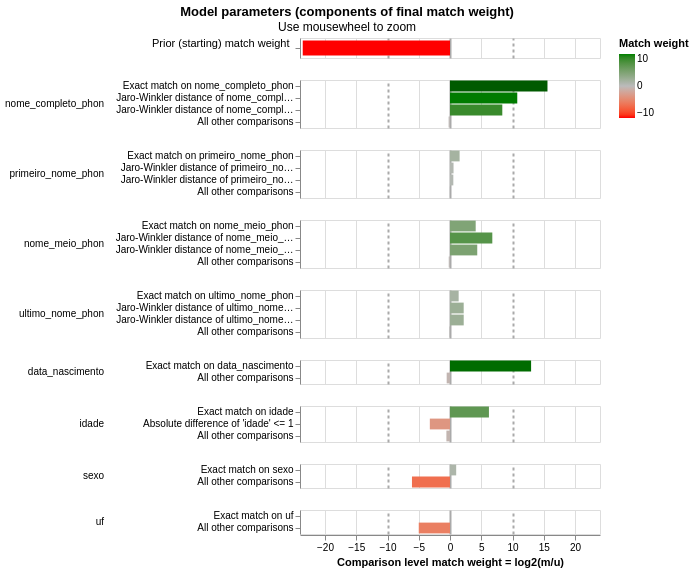

Notebook source saved alongside this figure:
### Markdown cell above
## Visualização pós-treino

Match weights e registros difíceis de linkar (unlinkables).

### Code cell
linker.visualisations.match_weights_chart()

### Figure 1 — Vega-Lite specification as saved in the notebook (floating-point values rounded to 4 significant figures)
{"config": {"view": {"continuousWidth": 300, "continuousHeight": 300, "discreteHeight": 60, "discreteWidth": 400}, "header": {"title": null}, "mark": {"tooltip": null}, "title": {"anchor": "middle"}}, "vconcat": [{"mark": {"type": "bar", "clip": true, "height": 15}, "encoding": {"color": {"field": "log2_bayes_factor", "scale": {"domain": [-10, 0, 10], "interpolate": "lab", "range": ["red", "#bbbbbb", "green"]}, "title": "Match weight", "type": "quantitative"}, "tooltip": [{"field": "comparison_name", "title": "Comparison name", "type": "nominal"}, {"field": "probability_two_random_records_match", "format": ".4f", "title": "Probability two random records match", "type": "nominal"}, {"field": "log2_bayes_factor", "format": ",.4f", "title": "Equivalent match weight", "type": "quantitative"}, {"field": "bayes_factor_description", "title": "Match weight description", "type": "nominal"}], "x": {"axis": {"domain": false, "gridColor": {"condition": {"test": "abs(datum.value / 10)  <= 1 & datum.value % 10 === 0", "value": "#aaa"}, "value": "#ddd"}, "gridDash": {"condition": {"test": "abs(datum.value / 10) == 1", "value": [3]}, "value": null}, "gridWidth": {"condition": {"test": "abs(datum.value / 10)  <= 1 & datum.value % 10 === 0", "value": 2}, "value": 1}, "labels": false, "ticks": false, "title": ""}, "field": "log2_bayes_factor", "scale": {"domain": [-24, 24]}, "type": "quantitative"}, "y": {"axis": {"title": "Prior (starting) match weight", "titleAlign": "right", "titleAngle": 0, "titleFontWeight": "normal"}, "field": "label_for_charts", "sort": {"field": "comparison_vector_value", "order": "descending"}, "type": "nominal"}}, "height": 20, "transform": [{"filter": "(datum.comparison_name == 'probability_two_random_records_match')"}]}, {"mark": {"type": "bar", "clip": true}, "encoding": {"color": {"field": "log2_bayes_factor", "scale": {"domain": [-10, 0, 10], "interpolate": "lab", "range": ["red", "#bbbbbb", "green"]}, "title": "Match weight", "type": "quantitative"}, "row": {"field": "comparison_name", "header": {"labelAlign": "left", "labelAnchor": "middle", "labelAngle": 0}, "sort": {"field": "comparison_sort_order"}, "type": "nominal"}, "tooltip": [{"field": "comparison_name", "title": "Comparison name", "type": "nominal"}, {"field": "label_for_charts", "title": "Label", "type": "ordinal"}, {"field": "sql_condition", "title": "SQL condition", "type": "nominal"}, {"field": "m_probability", "format": ".10~g", "title": "M probability", "type": "quantitative"}, {"field": "u_probability", "format": ".10~g", "title": "U probability", "type": "quantitative"}, {"field": "bayes_factor", "format": ",.6f", "title": "Bayes factor = m/u", "type": "quantitative"}, {"field": "log2_bayes_factor", "format": ".4~g", "title": "Match weight = log2(m/u)", "type": "quantitative"}, {"field": "bayes_factor_description", "title": "Match weight description", "type": "nominal"}, {"field": "m_probability_description", "title": "m probability description", "type": "nominal"}, {"field": "u_probability_description", "title": "u probability description", "type": "nominal"}], "x": {"axis": {"gridColor": {"condition": {"test": "abs(datum.value / 10)  <= 1 & datum.value % 10 === 0", "value": "#aaa"}, "value": "#ddd"}, "gridDash": {"condition": {"test": "abs(datum.value / 10) == 1", "value": [3]}, "value": null}, "gridWidth": {"condition": {"test": "abs(datum.value / 10)  <= 1 & datum.value % 10 === 0", "value": 2}, "value": 1}, "title": "Comparison level match weight = log2(m/u)"}, "field": "log2_bayes_factor", "scale": {"domain": [-24, 24]}, "type": "quantitative"}, "y": {"axis": {"title": null}, "field": "label_for_charts", "sort": {"field": "comparison_vector_value", "order": "descending"}, "type": "nominal"}}, "height": {"step": 12}, "resolve": {"axis": {"y": "independent"}, "scale": {"y": "independent"}}, "transform": [{"filter": "(datum.comparison_name != 'probability_two_random_records_match')"}]}], "data": {"name": "data-a4df5a143488e1578cad1907350f9519"}, "params": [{"name": "mouse_zoom", "select": {"type": "interval", "encodings": ["x"]}, "bind": "scales", "views": []}], "resolve": {"axis": {"y": "independent"}, "scale": {"y": "independent"}}, "title": {"text": "Model parameters (components of final match weight)", "subtitle": "Use mousewheel to zoom"}, "$schema": "https://vega.github.io/schema/vega-lite/v5.9.3.json", "datasets": {"data-a4df5a143488e1578cad1907350f9519": [{"comparison_name": "probability_two_random_records_match", "sql_condition": null, "label_for_charts": "", "m_probability": null, "u_probability": null, "m_probability_description": null, "u_probability_description": null, "has_tf_adjustments": false, "tf_adjustment_column": null, "tf_adjustment_weight": null, "is_null_level": false, "bayes_factor": 8.071e-08, "log2_bayes_factor": -23.56, "comparison_vector_value": 0, "max_comparison_vector_value": 0, "bayes_factor_description": "The probability that two random records drawn at random match is 0.000 or one in  12,389,613.4 records.This is equivalent to a starting match weight of -23.563.", "probability_two_random_records_match": 8.071e-08, "comparison_sort_order": -1}, {"comparison_name": "nome_completo_phon", "sql_condition": "\"nome_completo_phon_l\" = \"nome_completo_phon_r\"", "label_for_charts": "Exact match on nome_completo_phon", "m_probability": 0.1099, "u_probability": 2.22e-06, "m_probability_description": "Amongst matching record comparisons, 10.99% of records (i.e. one in 9.096) are in the exact match on nome_completo_phon comparison level", "u_probability_description": "Amongst non-matching record comparisons, 0.000222% of records (i.e. one in 450,494) are in the exact match on nome_completo_phon comparison level", "has_tf_adjustments": true, "tf_adjustment_column": "nome_completo_phon", "tf_adjustment_weight": 1.0, "is_null_level": false, "bayes_factor": 49530.0, "log2_bayes_factor": 15.6, "comparison_vector_value": 3, "max_comparison_vector_value": 3, "bayes_factor_description": "If comparison level is `exact match on nome_completo_phon` then comparison is 49,527 times more likely to be a match", "probability_two_random_records_match": 8.071e-08, "comparison_sort_order": 0}, {"comparison_name": "nome_completo_phon", "sql_condition": "jaro_winkler_similarity(\"nome_completo_phon_l\", \"nome_completo_phon_r\") >= 0.95", "label_for_charts": "Jaro-Winkler distance of nome_completo_phon >= 0.95", "m_probability": 0.01653, "u_probability": 9.513e-06, "m_probability_description": "Amongst matching record comparisons, 1.653% of records (i.e. one in 60.51) are in the jaro-winkler distance of nome_completo_phon >= 0.95 comparison level", "u_probability_description": "Amongst non-matching record comparisons, 0.0009513% of records (i.e. one in 105,115) are in the jaro-winkler distance of nome_completo_phon >= 0.95 comparison level", "has_tf_adjustments": false, "tf_adjustment_column": null, "tf_adjustment_weight": 1.0, "is_null_level": false, "bayes_factor": 1737.0, "log2_bayes_factor": 10.76, "comparison_vector_value": 2, "max_comparison_vector_value": 3, "bayes_factor_description": "If comparison level is `jaro-winkler distance of nome_completo_phon >= 0.95` then comparison is 1,737 times more likely to be a match", "probability_two_random_records_match": 8.071e-08, "comparison_sort_order": 0}, {"comparison_name": "nome_completo_phon", "sql_condition": "jaro_winkler_similarity(\"nome_completo_phon_l\", \"nome_completo_phon_r\") >= 0.92", "label_for_charts": "Jaro-Winkler distance of nome_completo_phon >= 0.92", "m_probability": 0.01736, "u_probability": 5.253e-05, "m_probability_description": "Amongst matching record comparisons, 1.736% of records (i.e. one in 57.59) are in the jaro-winkler distance of nome_completo_phon >= 0.92 comparison level", "u_probability_description": "Amongst non-matching record comparisons, 0.005253% of records (i.e. one in 19,035) are in the jaro-winkler distance of nome_completo_phon >= 0.92 comparison level", "has_tf_adjustments": false, "tf_adjustment_column": null, "tf_adjustment_weight": 1.0, "is_null_level": false, "bayes_factor": 330.5, "log2_bayes_factor": 8.369, "comparison_vector_value": 1, "max_comparison_vector_value": 3, "bayes_factor_description": "If comparison level is `jaro-winkler distance of nome_completo_phon >= 0.92` then comparison is 331 times more likely to be a match", "probability_two_random_records_match": 8.071e-08, "comparison_sort_order": 0}, {"comparison_name": "nome_completo_phon", "sql_condition": "ELSE", "label_for_charts": "All other comparisons", "m_probability": 0.8562, "u_probability": 0.9999, "m_probability_description": "Amongst matching record comparisons, 85.62% of records (i.e. one in 1.168) are in the all other comparisons comparison level", "u_probability_description": "Amongst non-matching record comparisons, 99.99% of records (i.e. one in 1) are in the all other comparisons comparison level", "has_tf_adjustments": false, "tf_adjustment_column": null, "tf_adjustment_weight": 1.0, "is_null_level": false, "bayes_factor": 0.8562, "log2_bayes_factor": -0.2239, "comparison_vector_value": 0, "max_comparison_vector_value": 3, "bayes_factor_description": "If comparison level is `all other comparisons` then comparison is 1.168 times less likely to be a match", "probability_two_random_records_match": 8.071e-08, "comparison_sort_order": 0}, {"comparison_name": "primeiro_nome_phon", "sql_condition": "\"primeiro_nome_phon_l\" = \"primeiro_nome_phon_r\"", "label_for_charts": "Exact match on primeiro_nome_phon", "m_probability": 0.03348, "u_probability": 0.01153, "m_probability_description": "Amongst matching record comparisons, 3.348% of records (i.e. one in 29.87) are in the exact match on primeiro_nome_phon comparison level", "u_probability_description": "Amongst non-matching record comparisons, 1.153% of records (i.e. one in 86.73) are in the exact match on primeiro_nome_phon comparison level", "has_tf_adjustments": true, "tf_adjustment_column": "primeiro_nome_phon", "tf_adjustment_weight": 1.0, "is_null_level": false, "bayes_factor": 2.903, "log2_bayes_factor": 1.538, "comparison_vector_value": 3, "max_comparison_vector_value": 3, "bayes_factor_description": "If comparison level is `exact match on primeiro_nome_phon` then comparison is 2.903 times more likely to be a match", "probability_two_random_records_match": 8.071e-08, "comparison_sort_order": 1}, {"comparison_name": "primeiro_nome_phon", "sql_condition": "jaro_winkler_similarity(\"primeiro_nome_phon_l\", \"primeiro_nome_phon_r\") >= 0.95", "label_for_charts": "Jaro-Winkler distance of primeiro_nome_phon >= 0.95", "m_probability": 0.001926, "u_probability": 0.0013, "m_probability_description": "Amongst matching record comparisons, 0.1926% of records (i.e. one in 519) are in the jaro-winkler distance of primeiro_nome_phon >= 0.95 comparison level", "u_probability_description": "Amongst non-matching record comparisons, 0.13% of records (i.e. one in 769) are in the jaro-winkler distance of primeiro_nome_phon >= 0.95 comparison level", "has_tf_adjustments": false, "tf_adjustment_column": null, "tf_adjustment_weight": 1.0, "is_null_level": false, "bayes_factor": 1.481, "log2_bayes_factor": 0.5663, "comparison_vector_value": 2, "max_comparison_vector_value": 3, "bayes_factor_description": "If comparison level is `jaro-winkler distance of primeiro_nome_phon >= 0.95` then comparison is 1.481 times more likely to be a match", "probability_two_random_records_match": 8.071e-08, "comparison_sort_order": 1}, {"comparison_name": "primeiro_nome_phon", "sql_condition": "jaro_winkler_similarity(\"primeiro_nome_phon_l\", \"primeiro_nome_phon_r\") >= 0.92", "label_for_charts": "Jaro-Winkler distance of primeiro_nome_phon >= 0.92", "m_probability": 0.00249, "u_probability": 0.001721, "m_probability_description": "Amongst matching record comparisons, 0.249% of records (i.e. one in 402) are in the jaro-winkler distance of primeiro_nome_phon >= 0.92 comparison level", "u_probability_description": "Amongst non-matching record comparisons, 0.1721% of records (i.e. one in 581) are in the jaro-winkler distance of primeiro_nome_phon >= 0.92 comparison level", "has_tf_adjustments": false, "tf_adjustment_column": null, "tf_adjustment_weight": 1.0, "is_null_level": false, "bayes_factor": 1.447, "log2_bayes_factor": 0.5328, "comparison_vector_value": 1, "max_comparison_vector_value": 3, "bayes_factor_description": "If comparison level is `jaro-winkler distance of primeiro_nome_phon >= 0.92` then comparison is 1.447 times more likely to be a match", "probability_two_random_records_match": 8.071e-08, "comparison_sort_order": 1}, {"comparison_name": "primeiro_nome_phon", "sql_condition": "ELSE", "label_for_charts": "All other comparisons", "m_probability": 0.9621, "u_probability": 0.9854, "m_probability_description": "Amongst matching record comparisons, 96.21% of records (i.e. one in 1.039) are in the all other comparisons comparison level", "u_probability_description": "Amongst non-matching record comparisons, 98.54% of records (i.e. one in 1.015) are in the all other comparisons comparison level", "has_tf_adjustments": false, "tf_adjustment_column": null, "tf_adjustment_weight": 1.0, "is_null_level": false, "bayes_factor": 0.9763, "log2_bayes_factor": -0.03458, "comparison_vector_value": 0, "max_comparison_vector_value": 3, "bayes_factor_description": "If comparison level is `all other comparisons` then comparison is 1.024 times less likely to be a match", "probability_two_random_records_match": 8.071e-08, "comparison_sort_order": 1}, {"comparison_name": "nome_meio_phon", "sql_condition": "\"nome_meio_phon_l\" = \"nome_meio_phon_r\"", "label_for_charts": "Exact match on nome_meio_phon", "m_probability": 0.124, "u_probability": 0.007179, "m_probability_description": "Amongst matching record comparisons, 12.4% of records (i.e. one in 8.066) are in the exact match on nome_meio_phon comparison level", "u_probability_description": "Amongst non-matching record comparisons, 0.7179% of records (i.e. one in 139) are in the exact match on nome_meio_phon comparison level", "has_tf_adjustments": true, "tf_adjustment_column": "nome_meio_phon", "tf_adjustment_weight": 1.0, "is_null_level": false, "bayes_factor": 17.27, "log2_bayes_factor": 4.11, "comparison_vector_value": 3, "max_comparison_vector_value": 3, "bayes_factor_description": "If comparison level is `exact match on nome_meio_phon` then comparison is 17.27 times more likely to be a match", "probability_two_random_records_match": 8.071e-08, "comparison_sort_order": 2}, {"comparison_name": "nome_meio_phon", "sql_condition": "jaro_winkler_similarity(\"nome_meio_phon_l\", \"nome_meio_phon_r\") >= 0.95", "label_for_charts": "Jaro-Winkler distance of nome_meio_phon >= 0.95", "m_probability": 0.007064, "u_probability": 6.473e-05, "m_probability_description": "Amongst matching record comparisons, 0.7064% of records (i.e. one in 142) are in the jaro-winkler distance of nome_meio_phon >= 0.95 comparison level", "u_probability_description": "Amongst non-matching record comparisons, 0.006473% of records (i.e. one in 15,448) are in the jaro-winkler distance of nome_meio_phon >= 0.95 comparison level", "has_tf_adjustments": false, "tf_adjustment_column": null, "tf_adjustment_weight": 1.0, "is_null_level": false, "bayes_factor": 109.1, "log2_bayes_factor": 6.77, "comparison_vector_value": 2, "max_comparison_vector_value": 3, "bayes_factor_description": "If comparison level is `jaro-winkler distance of nome_meio_phon >= 0.95` then comparison is 109 times more likely to be a match", "probability_two_random_records_match": 8.071e-08, "comparison_sort_order": 2}, {"comparison_name": "nome_meio_phon", "sql_condition": "jaro_winkler_similarity(\"nome_meio_phon_l\", \"nome_meio_phon_r\") >= 0.92", "label_for_charts": "Jaro-Winkler distance of nome_meio_phon >= 0.92", "m_probability": 0.007331, "u_probability": 0.0003571, "m_probability_description": "Amongst matching record comparisons, 0.7331% of records (i.e. one in 136) are in the jaro-winkler distance of nome_meio_phon >= 0.92 comparison level", "u_probability_description": "Amongst non-matching record comparisons, 0.03571% of records (i.e. one in 2,801) are in the jaro-winkler distance of nome_meio_phon >= 0.92 comparison level", "has_tf_adjustments": false, "tf_adjustment_column": null, "tf_adjustment_weight": 1.0, "is_null_level": false, "bayes_factor": 20.53, "log2_bayes_factor": 4.36, "comparison_vector_value": 1, "max_comparison_vector_value": 3, "bayes_factor_description": "If comparison level is `jaro-winkler distance of nome_meio_phon >= 0.92` then comparison is 20.53 times more likely to be a match", "probability_two_random_records_match": 8.071e-08, "comparison_sort_order": 2}, {"comparison_name": "nome_meio_phon", "sql_condition": "ELSE", "label_for_charts": "All other comparisons", "m_probability": 0.8616, "u_probability": 0.9924, "m_probability_description": "Amongst matching record comparisons, 86.16% of records (i.e. one in 1.161) are in the all other comparisons comparison level", "u_probability_description": "Amongst non-matching record comparisons, 99.24% of records (i.e. one in 1.008) are in the all other comparisons comparison level", "has_tf_adjustments": false, "tf_adjustment_column": null, "tf_adjustment_weight": 1.0, "is_null_level": false, "bayes_factor": 0.8682, "log2_bayes_factor": -0.2039, "comparison_vector_value": 0, "max_comparison_vector_value": 3, "bayes_factor_description": "If comparison level is `all other comparisons` then comparison is 1.152 times less likely to be a match", "probability_two_random_records_match": 8.071e-08, "comparison_sort_order": 2}, {"comparison_name": "ultimo_nome_phon", "sql_condition": "\"ultimo_nome_phon_l\" = \"ultimo_nome_phon_r\"", "label_for_charts": "Exact match on ultimo_nome_phon", "m_probability": 0.1043, "u_probability": 0.03993, "m_probability_description": "Amongst matching record comparisons, 10.43% of records (i.e. one in 9.59) are in the exact match on ultimo_nome_phon comparison level", "u_probability_description": "Amongst non-matching record comparisons, 3.993% of records (i.e. one in 25.04) are in the exact match on ultimo_nome_phon comparison level", "has_tf_adjustments": true, "tf_adjustment_column": "ultimo_nome_phon", "tf_adjustment_weight": 1.0, "is_null_level": false, "bayes_factor": 2.611, "log2_bayes_factor": 1.385, "comparison_vector_value": 3, "max_comparison_vector_value": 3, "bayes_factor_description": "If comparison level is `exact match on ultimo_nome_phon` then comparison is 2.611 times more likely to be a match", "probability_two_random_records_match": 8.071e-08, "comparison_sort_order": 3}, {"comparison_name": "ultimo_nome_phon", "sql_condition": "jaro_winkler_similarity(\"ultimo_nome_phon_l\", \"ultimo_nome_phon_r\") >= 0.95", "label_for_charts": "Jaro-Winkler distance of ultimo_nome_phon >= 0.95", "m_probability": 0.001236, "u_probability": 0.0002708, "m_probability_description": "Amongst matching record comparisons, 0.1236% of records (i.e. one in 809) are in the jaro-winkler distance of ultimo_nome_phon >= 0.95 comparison level", "u_probability_description": "Amongst non-matching record comparisons, 0.02708% of records (i.e. one in 3,692) are in the jaro-winkler distance of ultimo_nome_phon >= 0.95 comparison level", "has_tf_adjustments": false, "tf_adjustment_column": null, "tf_adjustment_weight": 1.0, "is_null_level": false, "bayes_factor": 4.564, "log2_bayes_factor": 2.19, "comparison_vector_value": 2, "max_comparison_vector_value": 3, "bayes_factor_description": "If comparison level is `jaro-winkler distance of ultimo_nome_phon >= 0.95` then comparison is 4.564 times more likely to be a match", "probability_two_random_records_match": 8.071e-08, "comparison_sort_order": 3}, {"comparison_name": "ultimo_nome_phon", "sql_condition": "jaro_winkler_similarity(\"ultimo_nome_phon_l\", \"ultimo_nome_phon_r\") >= 0.92", "label_for_charts": "Jaro-Winkler distance of ultimo_nome_phon >= 0.92", "m_probability": 0.001398, "u_probability": 0.0003056, "m_probability_description": "Amongst matching record comparisons, 0.1398% of records (i.e. one in 715) are in the jaro-winkler distance of ultimo_nome_phon >= 0.92 comparison level", "u_probability_description": "Amongst non-matching record comparisons, 0.03056% of records (i.e. one in 3,272) are in the jaro-winkler distance of ultimo_nome_phon >= 0.92 comparison level", "has_tf_adjustments": false, "tf_adjustment_column": null, "tf_adjustment_weight": 1.0, "is_null_level": false, "bayes_factor": 4.575, "log2_bayes_factor": 2.194, "comparison_vector_value": 1, "max_comparison_vector_value": 3, "bayes_factor_description": "If comparison level is `jaro-winkler distance of ultimo_nome_phon >= 0.92` then comparison is 4.575 times more likely to be a match", "probability_two_random_records_match": 8.071e-08, "comparison_sort_order": 3}, {"comparison_name": "ultimo_nome_phon", "sql_condition": "ELSE", "label_for_charts": "All other comparisons", "m_probability": 0.8931, "u_probability": 0.9595, "m_probability_description": "Amongst matching record comparisons, 89.31% of records (i.e. one in 1.12) are in the all other comparisons comparison level", "u_probability_description": "Amongst non-matching record comparisons, 95.95% of records (i.e. one in 1.042) are in the all other comparisons comparison level", "has_tf_adjustments": false, "tf_adjustment_column": null, "tf_adjustment_weight": 1.0, "is_null_level": false, "bayes_factor": 0.9308, "log2_bayes_factor": -0.1035, "comparison_vector_value": 0, "max_comparison_vector_value": 3, "bayes_factor_description": "If comparison level is `all other comparisons` then comparison is 1.074 times less likely to be a match", "probability_two_random_records_match": 8.071e-08, "comparison_sort_order": 3}, {"comparison_name": "data_nascimento", "sql_condition": "\"data_nascimento_l\" = \"data_nascimento_r\"", "label_for_charts": "Exact match on data_nascimento", "m_probability": 0.3084, "u_probability": 3.829e-05, "m_probability_description": "Amongst matching record comparisons, 30.84% of records (i.e. one in 3.243) are in the exact match on data_nascimento comparison level", "u_probability_description": "Amongst non-matching record comparisons, 0.003829% of records (i.e. one in 26,117) are in the exact match on data_nascimento comparison level", "has_tf_adjustments": true, "tf_adjustment_column": "data_nascimento", "tf_adjustment_weight": 1.0, "is_null_level": false, "bayes_factor": 8054.0, "log2_bayes_factor": 12.98, "comparison_vector_value": 1, "max_comparison_vector_value": 1, "bayes_factor_description": "If comparison level is `exact match on data_nascimento` then comparison is 8,054 times more likely to be a match", "probability_two_random_records_match": 8.071e-08, "comparison_sort_order": 4}, {"comparison_name": "data_nascimento", "sql_condition": "ELSE", "label_for_charts": "All other comparisons", "m_probability": 0.6916, "u_probability": 1.0, "m_probability_description": "Amongst matching record comparisons, 69.16% of records (i.e. one in 1.446) are in the all other comparisons comparison level", "u_probability_description": "Amongst non-matching record comparisons, 100% of records (i.e. one in 1) are in the all other comparisons comparison level", "has_tf_adjustments": false, "tf_adjustment_column": null, "tf_adjustment_weight": 1.0, "is_null_level": false, "bayes_factor": 0.6916, "log2_bayes_factor": -0.5319, "comparison_vector_value": 0, "max_comparison_vector_value": 1, "bayes_factor_description": "If comparison level is `all other comparisons` then comparison is 1.446 times less likely to be a match", "probability_two_random_records_match": 8.071e-08, "comparison_sort_order": 4}, {"comparison_name": "idade", "sql_condition": "\"idade_l\" = \"idade_r\"", "label_for_charts": "Exact match on idade", "m_probability": 0.9972, "u_probability": 0.01329, "m_probability_description": "Amongst matching record comparisons, 99.72% of records (i.e. one in 1.003) are in the exact match on idade comparison level", "u_probability_description": "Amongst non-matching record comparisons, 1.329% of records (i.e. one in 75.24) are in the exact match on idade comparison level", "has_tf_adjustments": false, "tf_adjustment_column": null, "tf_adjustment_weight": 1.0, "is_null_level": false, "bayes_factor": 75.03, "log2_bayes_factor": 6.229, "comparison_vector_value": 2, "max_comparison_vector_value": 2, "bayes_factor_description": "If comparison level is `exact match on idade` then comparison is 75.03 times more likely to be a match", "probability_two_random_records_match": 8.071e-08, "comparison_sort_order": 5}, {"comparison_name": "idade", "sql_condition": "ABS(\"idade_l\" - \"idade_r\") <= 1", "label_for_charts": "Absolute difference of 'idade' <= 1", "m_probability": 0.002818, "u_probability": 0.02639, "m_probability_description": "Amongst matching record comparisons, 0.2818% of records (i.e. one in 355) are in the absolute difference of 'idade' <= 1 comparison level", "u_probability_description": "Amongst non-matching record comparisons, 2.639% of records (i.e. one in 37.89) are in the absolute difference of 'idade' <= 1 comparison level", "has_tf_adjustments": false, "tf_adjustment_column": null, "tf_adjustment_weight": 1.0, "is_null_level": false, "bayes_factor": 0.1068, "log2_bayes_factor": -3.228, "comparison_vector_value": 1, "max_comparison_vector_value": 2, "bayes_factor_description": "If comparison level is `absolute difference of 'idade' <= 1` then comparison is 9.366 times less likely to be a match", "probability_two_random_records_match": 8.071e-08, "comparison_sort_order": 5}, {"comparison_name": "idade", "sql_condition": "ELSE", "label_for_charts": "All other comparisons", "m_probability": 0.6435, "u_probability": 0.9603, "m_probability_description": "Amongst matching record comparisons, 64.35% of records (i.e. one in 1.554) are in the all other comparisons comparison level", "u_probability_description": "Amongst non-matching record comparisons, 96.03% of records (i.e. one in 1.041) are in the all other comparisons comparison level", "has_tf_adjustments": false, "tf_adjustment_column": null, "tf_adjustment_weight": 1.0, "is_null_level": false, "bayes_factor": 0.6701, "log2_bayes_factor": -0.5776, "comparison_vector_value": 0, "max_comparison_vector_value": 2, "bayes_factor_description": "If comparison level is `all other comparisons` then comparison is 1.492 times less likely to be a match", "probability_two_random_records_match": 8.071e-08, "comparison_sort_order": 5}, {"comparison_name": "sexo", "sql_condition": "\"sexo_l\" = \"sexo_r\"", "label_for_charts": "Exact match on sexo", "m_probability": 0.9926, "u_probability": 0.4999, "m_probability_description": "Amongst matching record comparisons, 99.26% of records (i.e. one in 1.007) are in the exact match on sexo comparison level", "u_probability_description": "Amongst non-matching record comparisons, 49.99% of records (i.e. one in 2) are in the exact match on sexo comparison level", "has_tf_adjustments": true, "tf_adjustment_column": "sexo", "tf_adjustment_weight": 1.0, "is_null_level": false, "bayes_factor": 1.986, "log2_bayes_factor": 0.9897, "comparison_vector_value": 1, "max_comparison_vector_value": 1, "bayes_factor_description": "If comparison level is `exact match on sexo` then comparison is 1.986 times more likely to be a match", "probability_two_random_records_match": 8.071e-08, "comparison_sort_order": 6}, {"comparison_name": "sexo", "sql_condition": "ELSE", "label_for_charts": "All other comparisons", "m_probability": 0.007366, "u_probability": 0.5001, "m_probability_description": "Amongst matching record comparisons, 0.7366% of records (i.e. one in 136) are in the all other comparisons comparison level", "u_probability_description": "Amongst non-matching record comparisons, 50.01% of records (i.e. one in 2) are in the all other comparisons comparison level", "has_tf_adjustments": false, "tf_adjustment_column": null, "tf_adjustment_weight": 1.0, "is_null_level": false, "bayes_factor": 0.01473, "log2_bayes_factor": -6.085, "comparison_vector_value": 0, "max_comparison_vector_value": 1, "bayes_factor_description": "If comparison level is `all other comparisons` then comparison is 67.9 times less likely to be a match", "probability_two_random_records_match": 8.071e-08, "comparison_sort_order": 6}, {"comparison_name": "uf", "sql_condition": "\"uf_l\" = \"uf_r\"", "label_for_charts": "Exact match on uf", "m_probability": 1.0, "u_probability": 1.0, "m_probability_description": "Amongst matching record comparisons, 100% of records (i.e. one in 1) are in the exact match on uf comparison level", "u_probability_description": "Amongst non-matching record comparisons, 100% of records (i.e. one in 1) are in the exact match on uf comparison level", "has_tf_adjustments": true, "tf_adjustment_column": "uf", "tf_adjustment_weight": 1.0, "is_null_level": false, "bayes_factor": 1.0, "log2_bayes_factor": 0.0, "comparison_vector_value": 1, "max_comparison_vector_value": 1, "bayes_factor_description": "If comparison level is `exact match on uf` then comparison is 1 times more likely to be a match", "probability_two_random_records_match": 8.071e-08, "comparison_sort_order": 7}, {"comparison_name": "uf", "sql_condition": "ELSE", "label_for_charts": "All other comparisons", "m_probability": 0.05, "u_probability": 1.6, "m_probability_description": "Amongst matching record comparisons, 5% of records (i.e. one in 20) are in the all other comparisons comparison level", "u_probability_description": "Amongst non-matching record comparisons, 160% of records (i.e. one in 0.625) are in the all other comparisons comparison level", "has_tf_adjustments": false, "tf_adjustment_column": null, "tf_adjustment_weight": 1.0, "is_null_level": false, "bayes_factor": 0.03125, "log2_bayes_factor": -5.0, "comparison_vector_value": 0, "max_comparison_vector_value": 1, "bayes_factor_description": "If comparison level is `all other comparisons` then comparison is 32 times less likely to be a match", "probability_two_random_records_match": 8.071e-08, "comparison_sort_order": 7}]}}
